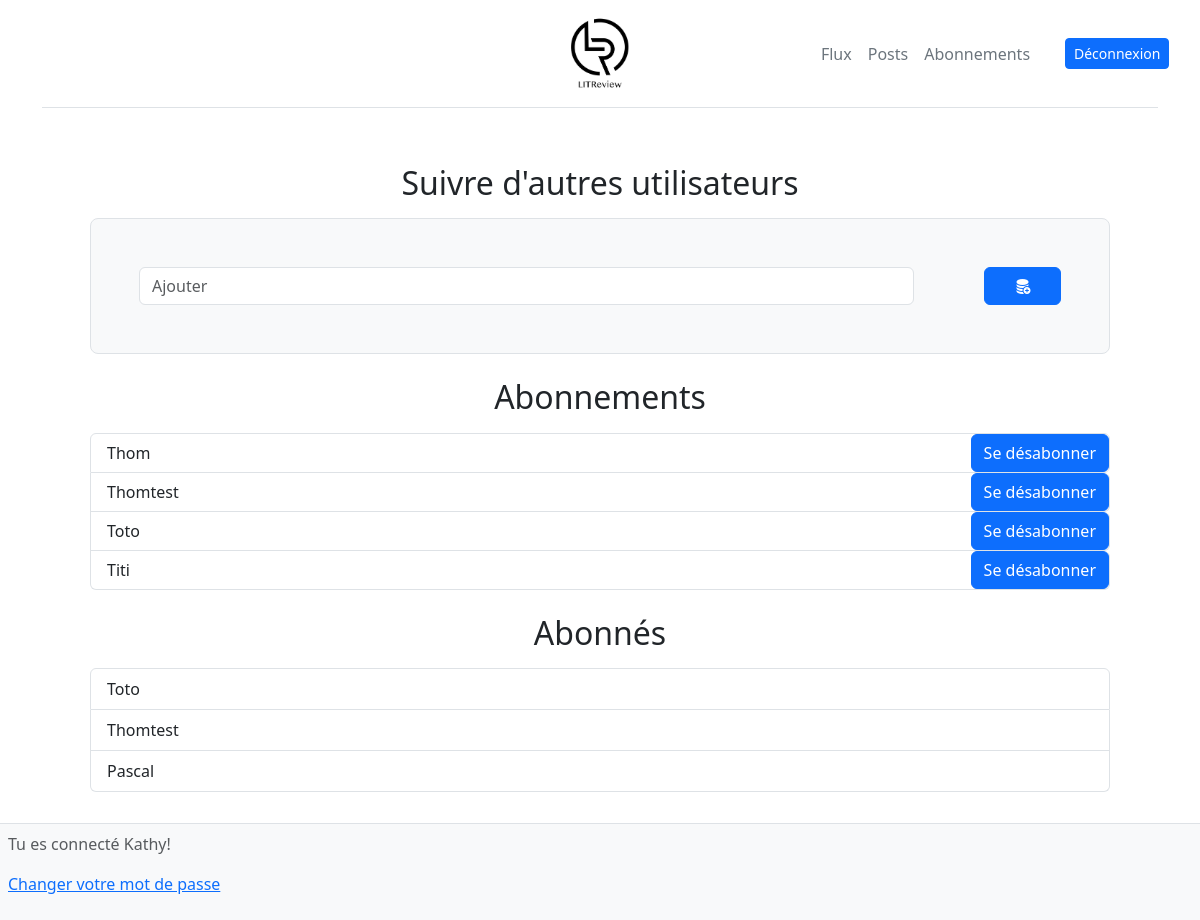
The app's page /subscription/ (signed in) with its own data.
### mvp/models.py (models this page shows, shortened)
class UserFollows(models.Model):
    user = models.ForeignKey(to=settings.AUTH_USER_MODEL, on_delete=models.CASCADE, related_name='following')
    followed_user = models.ForeignKey(
        to=settings.AUTH_USER_MODEL, on_delete=models.CASCADE,
        related_name='following_by'
        )
    class Meta:
        constraints = [
            models.UniqueConstraint(fields=['user', 'followed_user'], name="unique_user")
        ]

### authentication/models.py (models this page shows, shortened)
class MyUser(AbstractBaseUser, PermissionsMixin):
    username = models.CharField(max_length=40, unique=True)
    USERNAME_FIELD = 'username'
    EMAIL_FIELD = 'email'
    ADMINISTRATOR = 'ADMINISTRATOR'
    SUBSCRIBER = 'SUBSCRIBER'
    ROLE_CHOICES = [
        (ADMINISTRATOR, 'Administrateur'),
        (SUBSCRIBER, 'Utilisateur'),
    ]
    REQUIRED_FIELDS = ['email']
    email = models.EmailField(
        verbose_name='email address',
        max_length=255,
        unique=True,
        null=True,
        blank=True,
    )
    role = models.CharField(max_length=30, choices=ROLE_CHOICES, default=SUBSCRIBER, verbose_name='Rôle')
    is_active = models.BooleanField(default=True)
    is_admin = models.BooleanField(default=False)
    objects = MyCustomManager()
    def __str__(self):
        return self.username

### mvp/views.py (the view, shortened to what this page needs)
class FollowUsers(LoginRequiredMixin, View):
    template_name = ''
    User = get_user_model()
    user_searching = User.objects.all()
    def get(self, request, *args, **kwargs):
        user_follows = UserFollows.objects.filter(user=request.user)
        user_followers = UserFollows.objects.filter(followed_user=request.user)
        other_users = self.user_searching.exclude(username=request.user)
        for user in user_follows:
            other_users = other_users.exclude(username=user.followed_user)
        context = {
            'users': other_users,
            'user_follows': user_follows,
            'user_followers': user_followers
        }
        return render(request, self.template_name, context=context)

### mvp/templates/mvp/follow_users_forms.html (shortened to what this page needs)
{% extends 'base.html' %}
{% load i18n %}
{% load django_bootstrap5 %}
{% block bootstrap5_extra_head %}<link rel="stylesheet" href="https://cdn.jsdelivr.net/npm/bootstrap-icons@1.10.3/font/bootstrap-icons.css">{% endblock %}
{% block content %}
<div class="container-fluid">
    <div class="px-4 py-2 my-5 text-center">
        <h2>{% translate 'Follow other users' %}</h2>
        <form class="p-4 p-md-5 border rounded-3 bg-light mt-3" method="post" >
            <div class="d-flex flex-nowrap justify-content-center">
                <div class="input-group">
                    <div class="col-11">
                        <input type="search"  class="form-control" list="users_list" placeholder="{% translate 'Add' %}"  aria-label="{% translate 'Search' %}"  name="add" />
                    </div>
                </div>
                <button type="submit" class="col-1 btn btn-primary" name="add">
                    <i class="bi bi-database-fill-add"></i>
                </button>
            </div>
        </form>
        <article class="mt-4">
            <h2>{% translate 'Subscriptions' %}</h2>
            <form method="post">
                <ul class="list-group mt-3">
                    {% for user_followed in user_follows %}
                        <li class="list-group-item align-items-center my-0 py-0 pe-0 rounded-end">
                            <div class="d-flex justify-content-between">
                                <div class="d-flex align-items-center">{{ user_followed.followed_user }}</div>
                                <button type="submit" class="btn btn-primary" name="Unsubscribe" value={{user_followed.followed_user}} >{% translate 'Unsubscribe' %}</button>
                            </div>
                        </li>
                    {% endfor %}
                </ul>
            </form>
        </article>
        <article class="mt-4">
            <h2>{% translate 'Subscribers' %}</h2>
             <ul class="list-group mt-3">
                   {% for user_followed in user_followers %}
                        <li class="list-group-item">
                            <div class="d-flex align-items-center">{{ user_followed.user }}</div>
                        </li>
                    {% endfor %}
                </ul>
        </article>
    </div>
</div>
{% endblock content %}

### templates/base.html (shortened to what this page needs)
<!DOCTYPE html>
{% load django_bootstrap5 %}
{% load i18n %}
{% get_current_language as LANGUAGE_CODE %}
{% load static %}
<html lang="{{ LANGUAGE_CODE|default:'en_us' }}">
      <head>
        {% bootstrap_css %}
        {% block bootstrap5_extra_head %}{% endblock %}
      </head>
  <body class="container-fluid">
    <div class="container-lg">
        <header class="d-flex flex-wrap align-items-center justify-content-center justify-content-lg-end py-3 mb-4 border-bottom">
            <a href="/" class="d-flex col-12 col-lg-4 px-0 mb-0">
                <img class="d-block mx-auto" src="{% static '/images/LITReview.png' %} " alt="logo" height="75px">
            </a>
            <nav class="navbar d-flex align-items-center justify-content-center justify-content-md-end col-12 col-lg-4">
                <ul class="nav justify-content-center col-12 col-md-4 col-lg-9 ">
                    <li class="nav-item"><a href="{% url 'stream' %}" class="nav-link link-secondary px-2 " >Flux</a></li>
                    <li class="nav-item"><a href="{% url 'posts' %}" class="nav-link link-secondary px-2">Posts</a></li>
                    <li class="nav-item"><a href="{% url 'subscription' %}" class="nav-link link-secondary px-2">Abonnements</a></li>
                </ul>
                <div class="text-center text-md-end col-12 col-md-4 col-lg-3 ">
                    {% if user.is_authenticated %}
                        <form class="mb-0" action="/logout" >
                            <button type="submit" class="btn btn-primary btn-sm">{% translate 'Sign out' %}</button>
                        </form>
                    {% else %}
                    <form class="mb-0" action="/signup">
                        <button type="submit" class="btn btn-primary btn-sm">{% translate 'Sign Up' %}</button>
                    </form>
                    {% endif %}
                </div>
            </nav>
        </header>
        <main class="container-fluid mb-5 pb-4">
            {% block content %}
            {% endblock content %}
        </main>
        <footer class="fixed-bottom bg-body-tertiary text-body-secondary p-2 border-top">
            <p>{% translate 'You are connected' %} {{ request.user }}! </p>
            <p><a href="{% url 'password_change' %}">{% translate 'Change password' %}</a></p>
        </footer>
    </div>
  </body>
</html>

### records on screen
UserFollows: followed_user "Thom"
UserFollows: followed_user "Thomtest"
UserFollows: followed_user "Toto"
UserFollows: followed_user "Titi"
UserFollows: user "Toto"
UserFollows: user "Thomtest"
UserFollows: user "Pascal"
MyUser: user "Kathy"
